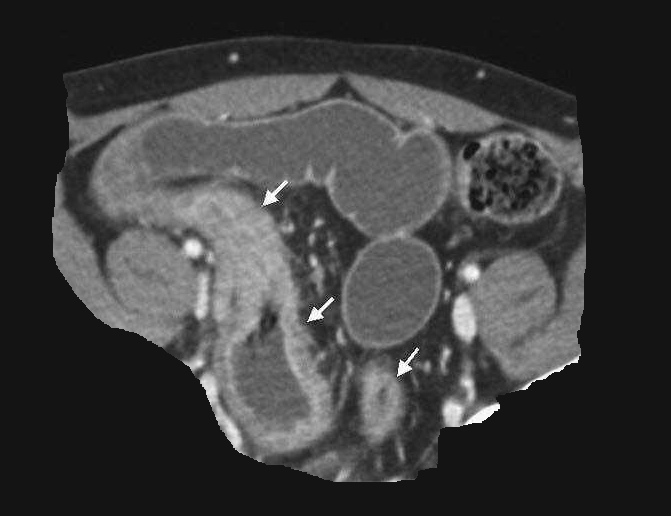
#> input picture Chan_vese_3/Chron_disease2.jpg, 671 x 516 px
$ python Chan_vese_3_2.py
#> lines starting #> are read from the running program, lines starting #| are printed output that depends on the picture; after the words box and inside, x2 and y2 are one past the last pixel; in counts of white or black regions, pixels touching at a corner belong together
import numpy as np
from scipy import ndimage
import matplotlib.pyplot as plt
from skimage.io import imread
from skimage.filters import threshold_otsu
from skimage import measure
from skimage.measure import regionprops

# -----------------------------------------------------------------------------
# 1) Load & normalize the CT image
# -----------------------------------------------------------------------------
I = imread('Chron_disease2.jpg', as_gray=True).astype(float)
#> I is the input picture: shape (516, 671) float64; min 0, max 1, mean 0.242
I = (I - I.min()) / (I.max() - I.min())
ny, nx = I.shape
#> ny = 516; nx = 671

# -----------------------------------------------------------------------------
# 2) Window‐level and exclude very bright (bone) intensities
# -----------------------------------------------------------------------------
# soft‐tissue window [low, high] in normalized units
low, high = 0.1, 0.6
I_win = np.clip((I - low) / (high - low), 0, 1)
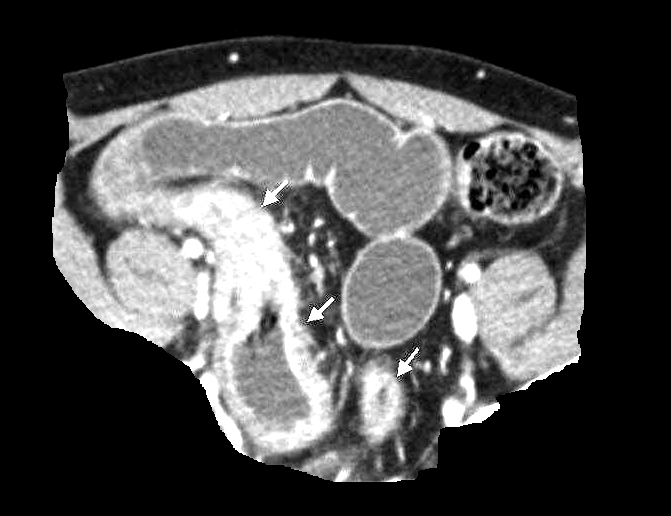
#> I_win: shape (516, 671) float64; min 0, max 1, mean 0.296

# bone exclusion threshold (normalized)
bone_thresh = 0.9

# -----------------------------------------------------------------------------
# 3) Binarize & label connected components, ignoring bone
# -----------------------------------------------------------------------------
# Otsu on windowed image
thresh = threshold_otsu(I_win)
#> thresh = 0.381
# only those pixels in soft‐tissue range above Otsu but below bone_thresh
binary = (I_win > thresh) & (I < bone_thresh)
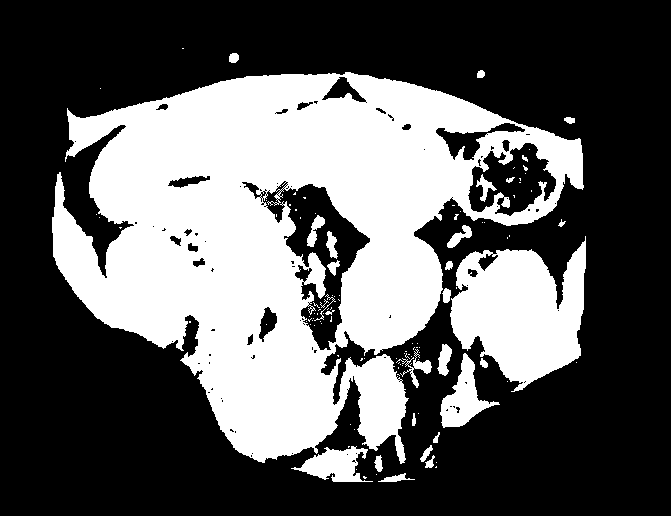
#> binary: shape (516, 671) bool; 36.6% white; 114 white regions (86 under 20 px)
labels = measure.label(binary)
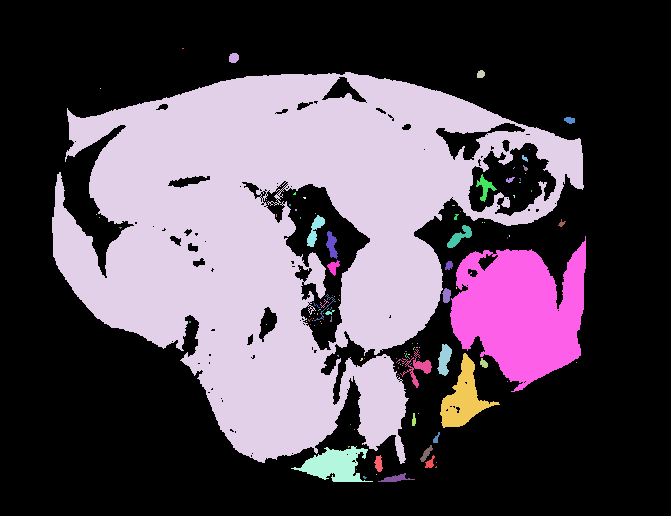
#> labels: shape (516, 671) int32; 115 distinct labels, from 0 to 114; one colour per label, 0 black

# -----------------------------------------------------------------------------
# 4) Chan–Vese helper functions (arctan δ, curvature)
# -----------------------------------------------------------------------------
def delta_arctan(u, eps):
    return (1/np.pi) * (eps / (u**2 + eps**2))

def curvature(u):
    ux, uy = np.gradient(u)
    norm   = np.sqrt(ux**2 + uy**2) + 1e-8
    nx_, ny_ = ux/norm, uy/norm
    nxx, _   = np.gradient(nx_)
    _, nyy   = np.gradient(ny_)
    return nxx + nyy

def chan_vese_step(u, I, eps, Dt, mu, nu, lam1, lam2):
    inside  = u >= 0
    outside = ~inside
    c1 = I[inside].mean()   if inside.sum()>0   else 0.0
    c0 = I[outside].mean()  if outside.sum()>0  else 0.0
    kappa = curvature(u)
    F     = -lam1*(I-c1)**2 + lam2*(I-c0)**2
    u_new = u + Dt * delta_arctan(u, eps) * (mu*kappa - nu + F)
    return ndimage.gaussian_filter(u_new, sigma=0.5)

# -----------------------------------------------------------------------------
# 5) Initialize seed inside inflamed region, filtering small artifacts
# -----------------------------------------------------------------------------
props = regionprops(labels, intensity_image=I_win)
#> props = 114 regions; largest, box (x1, y1, x2, y2) and area: (52, 72, 584, 464) 107230, (450, 236, 586, 392) 13487, (440, 353, 500, 428) 1769, (291, 446, 373, 482) 1527, (396, 349, 432, 388) 328
# keep only regions of reasonable size
candidates = [p for p in props if 500 < p.area < 50000]
#> candidates = 3 regions; box (x1, y1, x2, y2) and area: (450, 236, 586, 392) 13487, (440, 353, 500, 428) 1769, (291, 446, 373, 482) 1527
if not candidates:
    raise RuntimeError("No suitable regions—adjust area thresholds or bone_thresh.")
# choose the candidate whose mean intensity is highest (inflamed tissue)
cand = max(candidates, key=lambda p: p.mean_intensity)

cy, cx = cand.centroid
#> cy = 398.1; cx = 462.9
h = cand.bbox[2] - cand.bbox[0]
#> h = 75
w = cand.bbox[3] - cand.bbox[1]
#> w = 60
radius = 0.5 * min(h, w)
#> radius = 30

eps = 1.0
y, x = np.ogrid[:ny, :nx]
#> y = 516 values from 0 to 515
phi0 = radius - np.sqrt((y - cy)**2 + (x - cx)**2)
u = np.tanh(phi0 / eps)

# -----------------------------------------------------------------------------
# 6) Evolve and capture snapshots
# -----------------------------------------------------------------------------
nit = 500
Dt, mu, nu = 0.1, 1.0, 0.0
lam1 = lam2 = 1.0
snap_iters = [0, 100, 150, 200]
snaps = {}

for k in range(nit + 1):
    if k in snap_iters:
        snaps[k] = u.copy()
    if k == nit:
        break
    u = chan_vese_step(u, I_win, eps, Dt, mu, nu, lam1, lam2)
#> this loop made 501 passes
#> c1 in chan_vese_step on passes 1 to 3: 0.596, 0.597, 0.597
#> pass 1, in chan_vese_step, `outside = ~inside`:
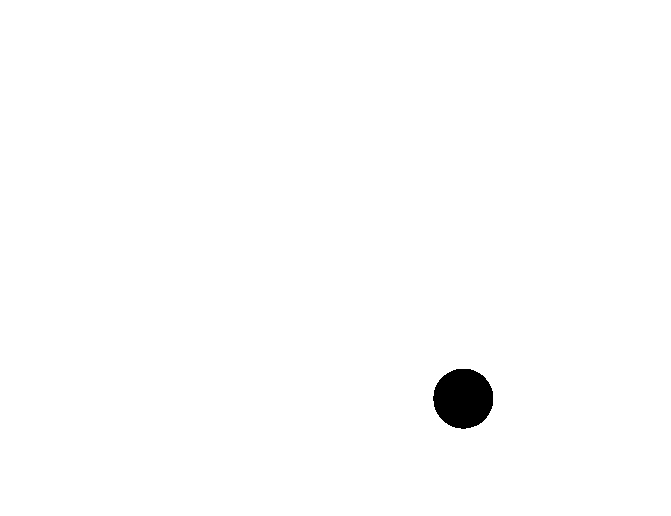
#> outside: shape (516, 671) bool; 99.2% white; 1 black region, box (x1, y1, x2, y2) and area: (433, 369, 493, 429) 2828
#> pass 1, in curvature, `ux, uy = np.gradient(u)`:
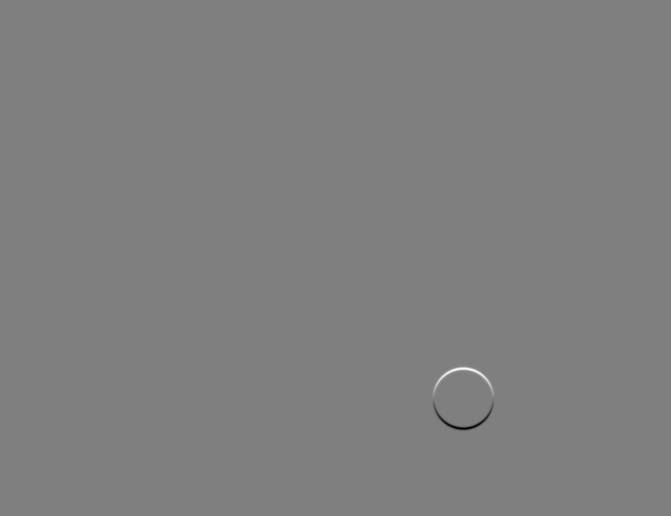
#> ux: shape (516, 671) float64; min -0.76, max 0.758, mean 3.33e-20; drawn with min black and max white
#> after the loop:
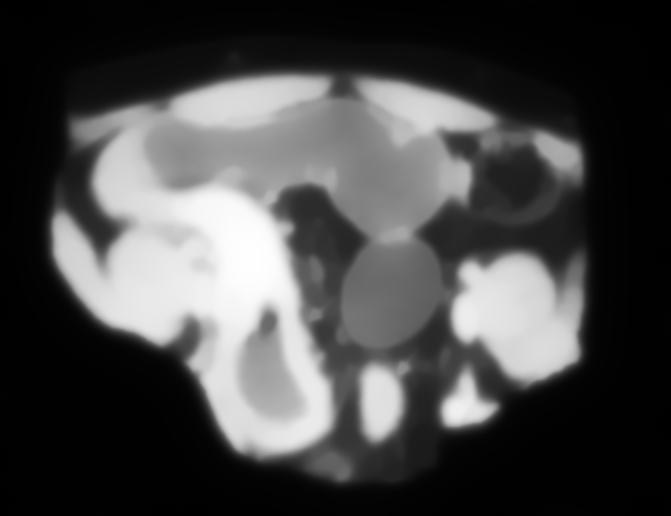
#> u: shape (516, 671) float64; min -2.89, max 2.37, mean -1.39; drawn with min black and max white
#> after the loop, snaps = 4 items

# -----------------------------------------------------------------------------
# 7) Plot evolution
# -----------------------------------------------------------------------------
for k in snap_iters:
    plt.figure(figsize=(6,6))
    # show original CT for context
    plt.imshow(I, cmap='gray')
    # overlay contour of level-set zero
    plt.contour(snaps[k], levels=[0], colors='r', linewidths=2)
    plt.title(f'Iteration {k}')
    plt.axis('off')
    plt.show()
#> this loop made 4 passes
#> pass 1, `plt.show()`:
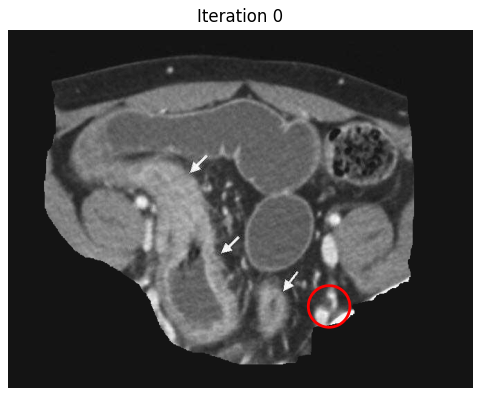
#> figure drawn by matplotlib, 1 panel
